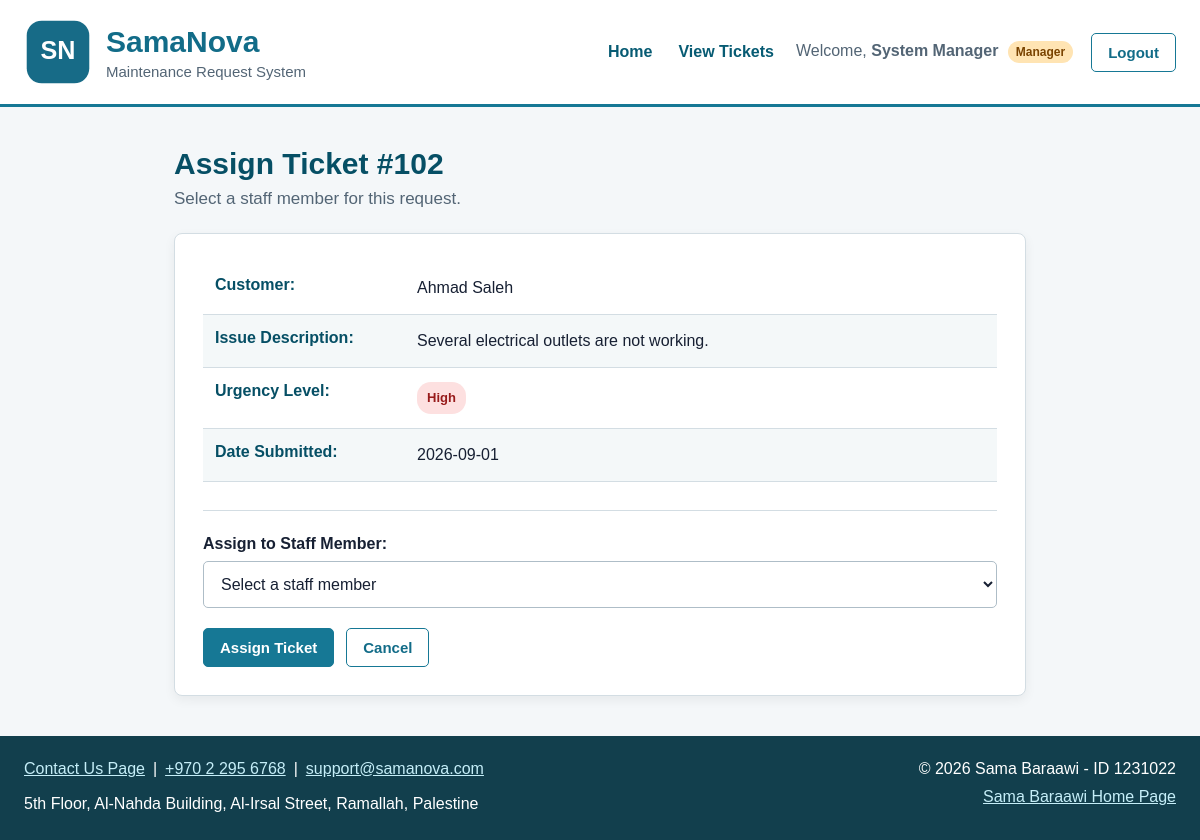
Page /assign.php?id=102 (signed in) on the committed database.
### tables this page shows
CREATE TABLE `tickets` (
  `ticket_id` int NOT NULL AUTO_INCREMENT,
  `customer_id` int NOT NULL,
  `contact_email` varchar(150) NOT NULL,
  `location` varchar(150) NOT NULL,
  `description` text NOT NULL,
  `submitted_date` date NOT NULL,
  `status` enum('Pending','Assigned','Completed') NOT NULL DEFAULT 'Pending',
  `emergency_level` enum('Low','Medium','High') NOT NULL,
  `assigned_date` date DEFAULT NULL,
  `assigned_staff_id` int DEFAULT NULL,
  `image_name` varchar(255) DEFAULT NULL,
  PRIMARY KEY (`ticket_id`),
  KEY `fk_ticket_customer` (`customer_id`),
  KEY `fk_ticket_staff` (`assigned_staff_id`),
  CONSTRAINT `fk_ticket_customer` FOREIGN KEY (`customer_id`) REFERENCES `users` (`id`),
  CONSTRAINT `fk_ticket_staff` FOREIGN KEY (`assigned_staff_id`) REFERENCES `users` (`id`)
);

CREATE TABLE `users` (
  `id` int NOT NULL,
  `name` varchar(100) NOT NULL,
  `email` varchar(150) NOT NULL,
  `password` varchar(255) NOT NULL,
  `user_type` enum('manager','customer','staff') NOT NULL,
  PRIMARY KEY (`id`),
  UNIQUE KEY `email` (`email`)
);

### auth.php (called while the page is built, shortened)
<?php
function escape(?string $value): string
{
    return htmlspecialchars(
        $value ?? '',
        ENT_QUOTES,
        'UTF-8'
    );
}
?>

### assign.php (the view, shortened to what this page needs)
<?php
require_once 'dbconfig.in.php';
require_once 'includes/auth.php';
if ($_SERVER['REQUEST_METHOD'] === 'POST') {
    $ticketId = filter_input(
        INPUT_POST,
        'ticket_id',
        FILTER_VALIDATE_INT
    );
} else {
    $ticketId = filter_input(
        INPUT_GET,
        'id',
        FILTER_VALIDATE_INT
    );
}
    ?>
    <?php
$ticketSql = "SELECT
                  ticket.ticket_id,
                  ticket.description,
                  ticket.submitted_date,
                  ticket.status,
                  ticket.emergency_level,
                  customer.name AS customer_name
              FROM tickets AS ticket
              INNER JOIN users AS customer
                  ON ticket.customer_id = customer.id
              WHERE ticket.ticket_id = :ticketId";
$ticketStatement = $pdo->prepare($ticketSql);
$ticketStatement->bindValue(
    ':ticketId',
    $ticketId
);
$ticketStatement->execute();
$ticket = $ticketStatement->fetch();
    ?>
    <?php
require_once 'includes/header.php';
?>
<main class="assign-page">
    <header class="page-heading">
        <h2>
            Assign Ticket
            #<?= escape($ticket['ticket_id']) ?>
        </h2>
        <p>
            Select a staff member for this request.
        </p>
    </header>
    <article class="assign-card">
        <ul class="assign-ticket-details">
            <li class="detail-item">
                <strong>Customer:</strong>
                <span>
                    <?= escape($ticket['customer_name']) ?>
                </span>
            </li>
            <li class="detail-item">
                <strong>Issue Description:</strong>
                <span>
                    <?= escape($ticket['description']) ?>
                </span>
            </li>
            <li class="detail-item">
                <strong>Urgency Level:</strong>
                <span class="emergency-label
                             emergency-<?= escape(
                                 strtolower(
                                     $ticket['emergency_level']
                                 )
                             ) ?>">
                    <?= escape($ticket['emergency_level']) ?>
                </span>
            </li>
            <li class="detail-item">
                <strong>Date Submitted:</strong>
                <span>
                    <?= escape($ticket['submitted_date']) ?>
                </span>
            </li>
        </ul>
        <form class="assign-form"
              action="assign.php"
              method="post">
            <div class="form-group">
                <label class="form-label"
                       for="staff_id">
                    Assign to Staff Member:
                </label>
                <select class="form-control"
                        id="staff_id"
                        name="staff_id"
                        required>
                    <option value="">
                        Select a staff member
                    </option>
                </select>
            </div>
            <div class="form-actions">
                <button class="btn"
                        type="submit">
                    Assign Ticket
                </button>
                <a class="btn reset-button"
                   href="ticketsys.php">
                    Cancel
                </a>
            </div>
        </form>
    </article>
</main>
<?php require_once 'includes/footer.php'; ?>

### style.css (style rules this page uses)
* { box-sizing: border-box; }
html, body { margin: 0; padding: 0; min-height: 100%; }
body { min-height: 100vh; display: flex; flex-direction: column; font-family: Arial, sans-serif; color: #172033; background-color: #f4f7f9; }
main { width: 100%; max-width: 1200px; margin: 0 auto; padding: 40px 24px; flex: 1; }
a { color: #096b87; }
button, input, select, textarea { font-family: Arial, sans-serif; }
.btn { display: inline-block; padding: 10px 16px; border: 1px solid #167895; border-radius: 5px; background-color: #167895; color: #ffffff; font-size: 15px; font-weight: bold; text-align: center; text-decoration: none; cursor: pointer; }
.form-group { display: flex; flex-direction: column; gap: 8px; }
.form-label { font-weight: bold; color: #172033; }
.form-control { width: 100%; padding: 13px; border: 1px solid #aebdc7; border-radius: 5px; background-color: #ffffff; color: #172033; font-size: 16px; }
.form-actions { display: flex; align-items: center; gap: 12px; }
.page-heading h2 { margin-top: 0; margin-bottom: 8px; color: #064f65; font-size: 30px; }
.page-heading p { margin: 0; color: #536575; font-size: 17px; }
.reset-button { background-color: #ffffff; color: #126c88; }
.status-label, .emergency-label { display: inline-block; padding: 6px 10px; border-radius: 14px; font-size: 13px; font-weight: bold; text-align: center; white-space: nowrap; }
.emergency-high { color: #981b1b; background-color: #fde0e0; }
.detail-item { padding: 14px 12px; display: flex; align-items: flex-start; gap: 12px; border-bottom: 1px solid #d3dde3; }
.detail-item:nth-child(even) { background-color: #f4f8f9; }
.detail-item strong { min-width: 190px; color: #064f65; }
.detail-item span { line-height: 1.5; }
.assign-page { max-width: 900px; display: flex; flex-direction: column; gap: 24px; }
.assign-card { width: 100%; padding: 28px; background-color: #ffffff; border: 1px solid #d3dde3; border-radius: 8px; box-shadow: 0 4px 12px rgba(0, 0, 0, 0.06); }
.assign-ticket-details { margin: 0; padding: 0; list-style: none; }
.assign-form { margin-top: 28px; padding-top: 24px; display: flex; flex-direction: column; gap: 20px; border-top: 1px solid #d3dde3; }

### rows in the picture
tickets: ticket_id "102", customer.name "Ahmad Saleh", description "Several electrical outlets are not working.", emergency_level "High", submitted_date "2026-09-01"

### other values in the picture
$_SESSION['user_name'] "System Manager"
